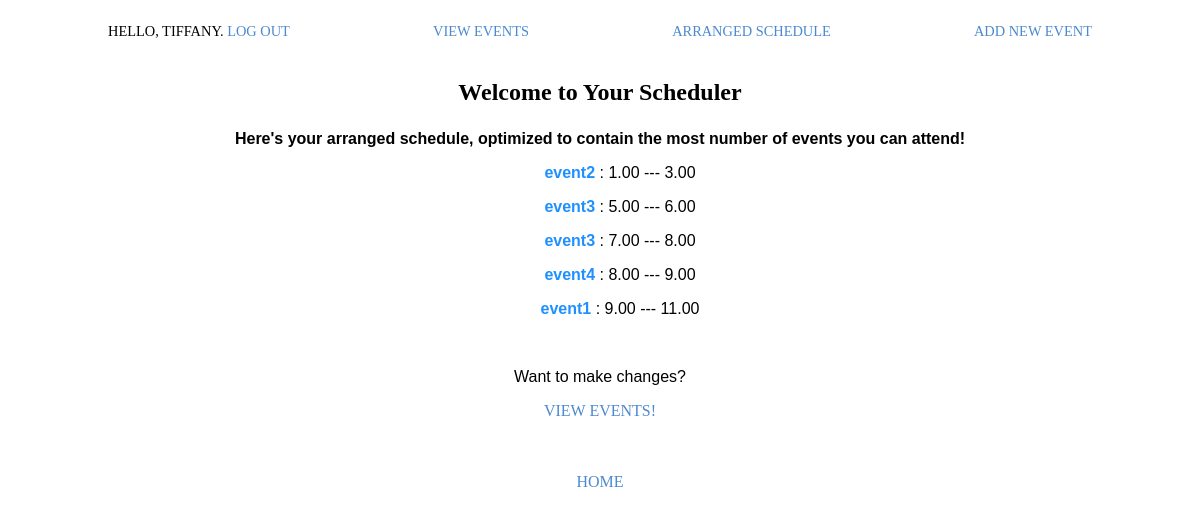
Before: /main/ (signed in) with the older database file.
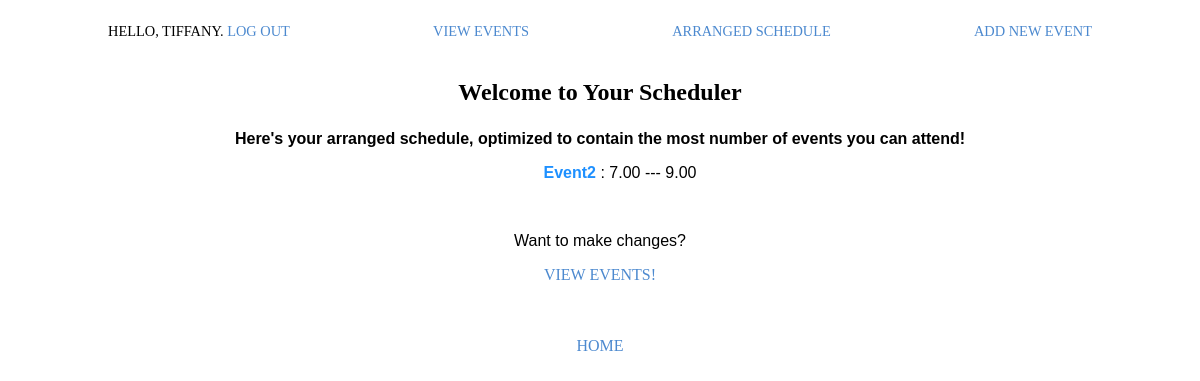
After: the same page with the newer database file.
### project/models.py (models this page shows)
class Event(models.Model):
    description = models.CharField(max_length=150)
    start_time = models.DecimalField(max_digits=4, decimal_places=2)
    end_time = models.DecimalField(max_digits=4, decimal_places=2)
    owner = models.ForeignKey(User, on_delete=models.CASCADE)
    def __str__(self):
        return self.description

### project/views.py (the view)
# urls.py: path("main/", views.main, name="main"),
@login_required
def main(request):
    maximized_event = []
    events = list(Event.objects.filter(owner=request.user).order_by("end_time"))
    invalid_events = []
    for event in events:
        if (
            event.start_time > 24
            or event.end_time > 24
            or event.end_time < 0
            or event.start_time < 0
        ):
            events.remove(event)
            invalid_events.append(event)
    if len(events) == 0:
        context = {"events": maximized_event, "invalid_events": invalid_events}
        return render(request, "project/main.html", context)
    else:
        k = 0
        maximized_event.append(events[k])
        for i in range(1, len(events)):
            st = events[i].start_time
            if st >= events[k].end_time:
                maximized_event.append(events[i])
                k = i
        context = {"events": maximized_event, "invalid_events": invalid_events}
        return render(request, "project/main.html", context)

### project/templates/project/main.html (shortened to what this page needs)
<!DOCTYPE html>
<html lang="en">
  <head>
    {% load static %}
    <link
      rel="stylesheet"
      type="text/css"
      href="{% static 'project/style.css' %}"
    />
  </head>
  <body>
    <div class="container">
      <div class="menu">
        <div class="menu-link">
          {%if user.is_authenticated %} Hello, {{user.username}}.
          <a href="{% url 'users:logout' %}"> Log out</a> {%else%}
          <a><a href="{% url 'users:register' %}">Register</a> --OR--</a>
          <a href="{% url 'users:login' %}">Login</a> {%endif%}
        </div>
        <div class="menu-link">
          <a href="{% url 'project:listevents' %}"> view events </a>
        </div>
        <div class="menu-link">
          <a href="{% url 'project:main' %}"> arranged schedule </a>
        </div>
        <div class="menu-link">
          <a href="{% url 'project:new_event' %}"> add new event </a>
        </div>
      </div>
    </div>
    <div class="heading"><p><h2>Welcome to Your Scheduler</p></h2></div>
    <div class="description">
      <p>
        <b>Here's your arranged schedule, optimized to contain the most number of events you can attend!</b>
      </p>
      <ul>
        {%for event in events%}
          <p><b style="color: dodgerblue">{{event}} </b>: {{event.start_time}} ---
          {{event.end_time}}</p>
        {%empty%}
        <p>Nothing added yet!</p>
        {%endfor%}
      </ul>
      <p>&nbsp;</p>
      <p>Want to make changes?</p>
    </div>
      <div class="home"><a href="{% url 'project:listevents' %}">View events!</div></a>
      <div class="home">
        <p>&nbsp;</p>
        <a href="{% url 'project:index' %}"> Home </a>
      </div>
  </body>
</html>

### project/static/project/style.css (style rules this page uses)
.menu { display: flex; padding: 15px; padding-right: 100px; padding-left: 100px; justify-content: space-between; }
.menu > div { font-size: 0.9em; text-transform: uppercase; }
.menu-link { height: 20px; border-bottom: 1px solid transparent; transition: border-bottom 0.5s; }
.menu-link a { color: rgb(76, 137, 207); text-decoration: none; transition: color 0.5s; }
.heading { text-align: center; font-family: copperplate, 'Brush Script MT', fantasy; }
.description { text-align: center; font-family: 'Lucida Sans', 'Lucida Sans Regular', 'Lucida Grande', 'Lucida Sans Unicode', Geneva, Verdana, sans-serif; }
.home { height: 20px; border-bottom: 1px solid transparent; text-align: center; text-transform: uppercase; }
.home a { color: rgb(76, 137, 207); text-decoration: none; }

Changed rows visible on the page:
removed Event: description "event2", start_time "1.00", end_time "3.00"
removed Event: description "event3", start_time "5.00", end_time "6.00"
removed Event: description "event3", start_time "7.00", end_time "8.00"
removed Event: description "event4", start_time "8.00", end_time "9.00"
removed Event: description "event1", start_time "9.00", end_time "11.00"
added Event: description "Event2", start_time "7.00", end_time "9.00"
